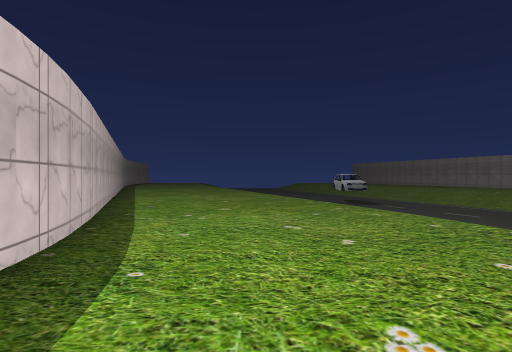
View 1 (above)

24 first-person views from a walk through a scene from a Unity 3-D project. The camera is 1.3 m above the floor, looks level and sees 80° across. The floor is counted in squares, 2 m on a side. Each view is taken from the middle of a square. On the plan, view 1 faces up. The plan holds only what a view shows up to about 10 squares ahead; the rest is blank. The place goes on beyond the plan. The player character is not drawn. Some animated figures are left out. Some surface patterns are stand-ins.

View 2
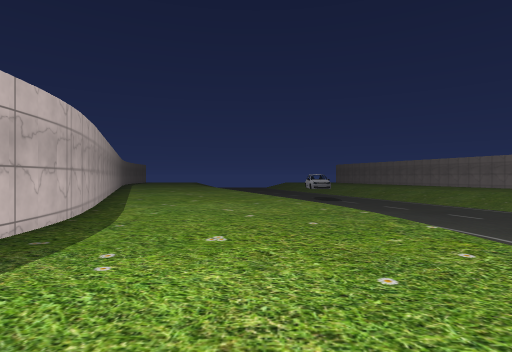

View 3
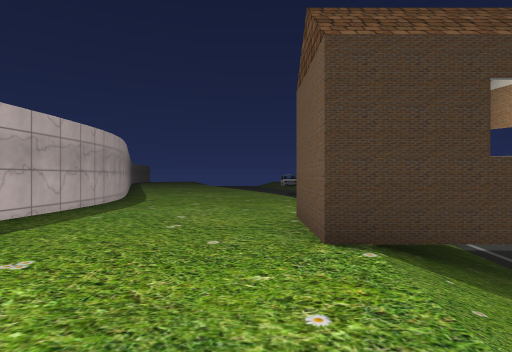

View 4
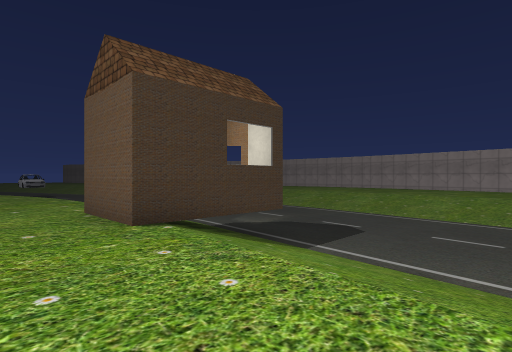

View 5
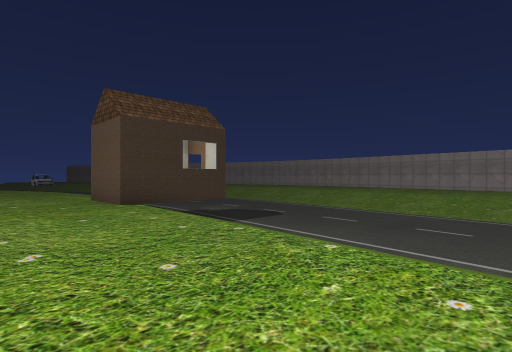

View 6
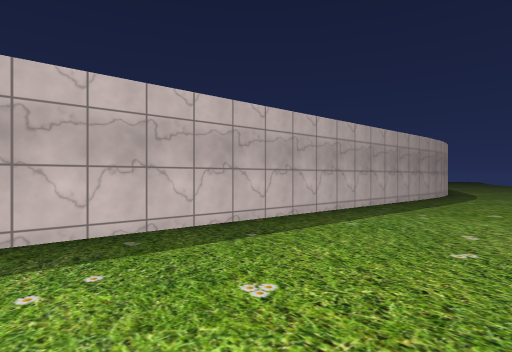

View 7
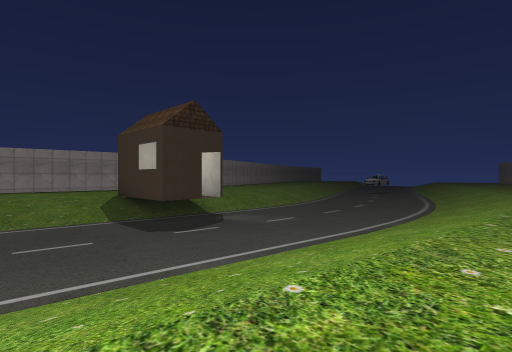

View 8
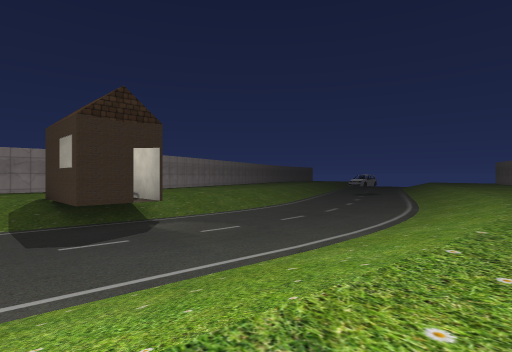

View 9
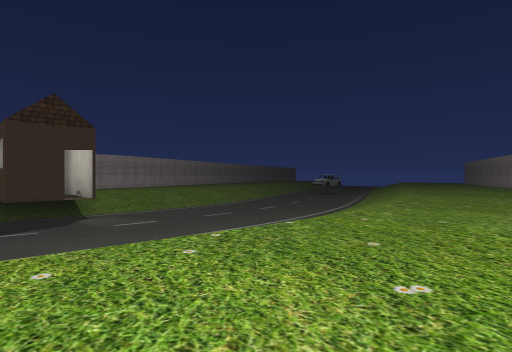

View 10
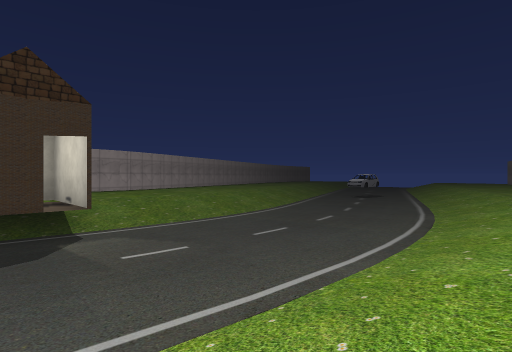

View 11
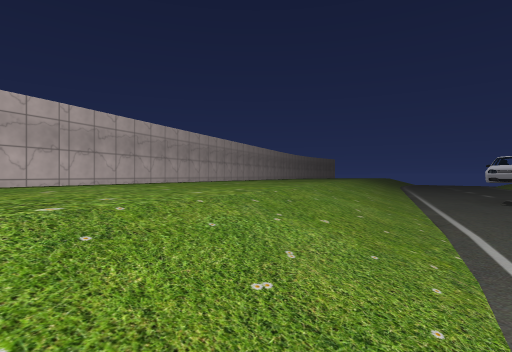

View 12
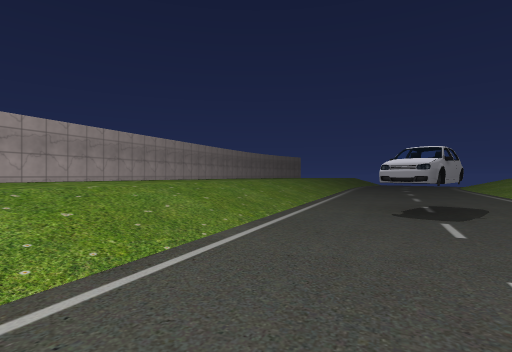

View 13
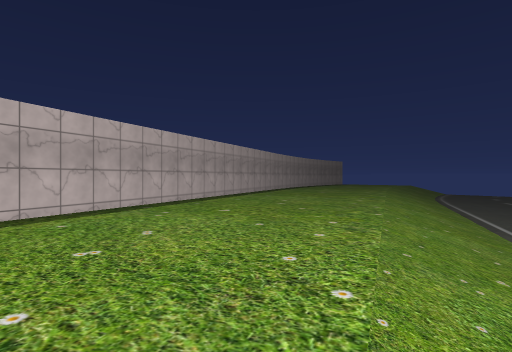

View 14
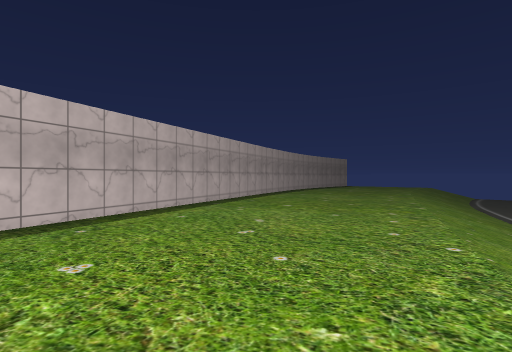

View 15
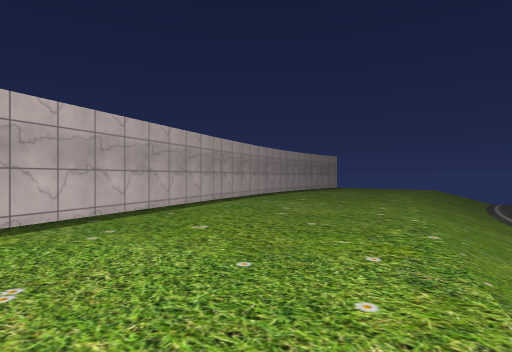

View 16
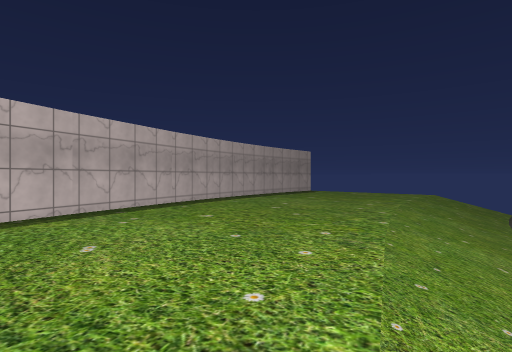

View 17
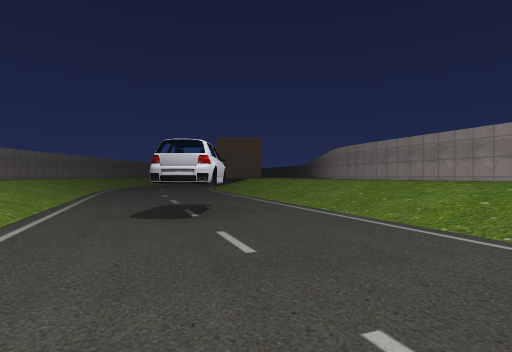

View 18
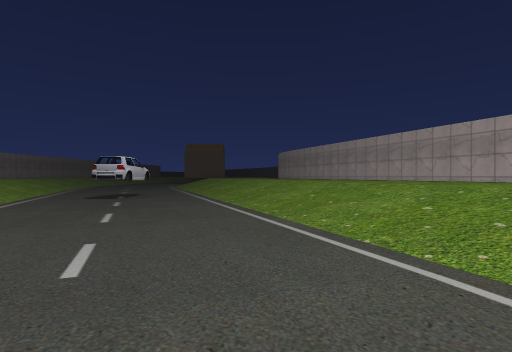

View 19
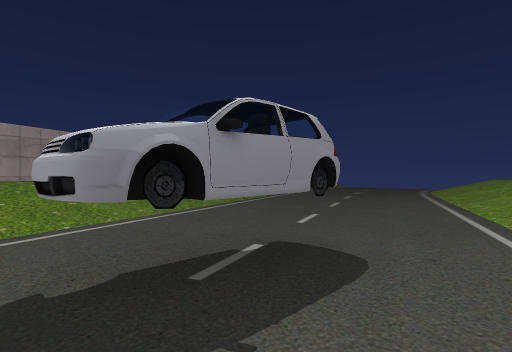

View 20
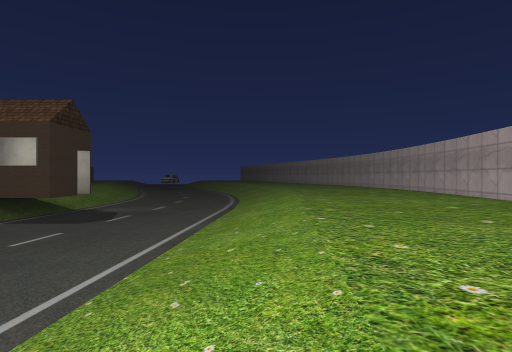

View 21
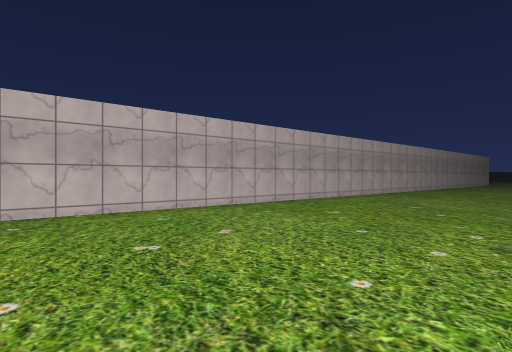

View 22
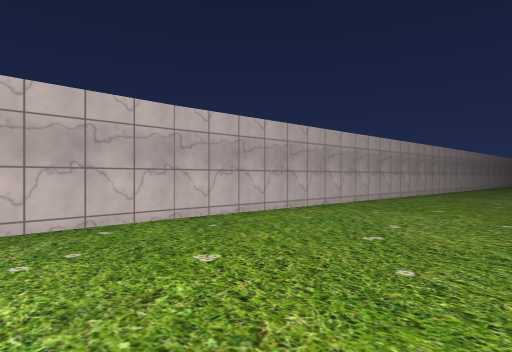

View 23
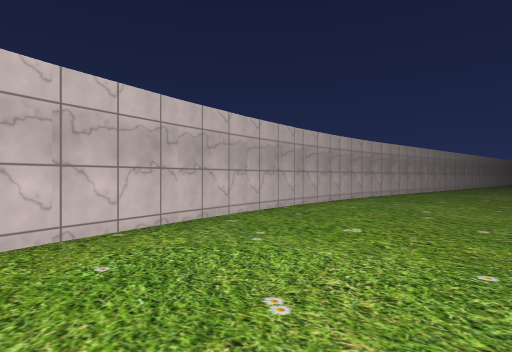

View 24
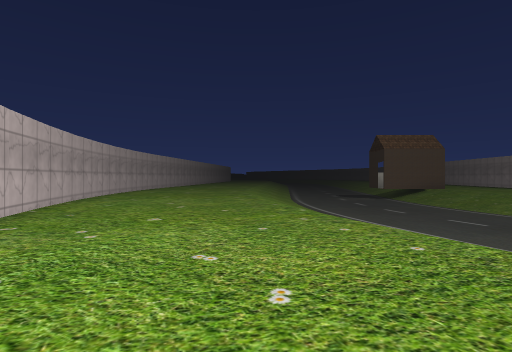

### Floor plan
Key: @ floor where view 1 was taken; # wall or solid block; . main floor; - floor 1 m lower than the main floor; / step, stairs or slope; O other object.
Columns run from 10 left of view 1 to 18 right of it. Each row starts with its distance up from view 1.
 23 #.....//---  -//
 22 ##.....//-----//
 21  #.....//-----//
 20  #.....///-----/
 19  ##.....//-----/
 18   #.....//------
 17   #.....///-----/
 16   ##.....//-----/
 15    #.....//------/
 14    #......//--O--//   .
 13     #.....//--O---/  ...
 12     #.....///-----//.....
 11     ##.....//-----///.....
 10      #.....//------//.....
  9      #......//-----//.....##
  8      ##.....//-----///.....#
  7       #.....///-----//.....#
  6       ##.....//-----//.....#
  5        #.....//-----//.....#
  4        #.....///-----//....##
  3        ##.....//-----//.....#
  2         #.....//-----//.....#
  1         #.....//-----//.....#
  0         #.@...//-----//.....#
 -1         #....###-----//.....#
 -2         #....###-----//.....#
 -3         #....###-----//....##
 -4         #....//-----///....#
 -5        ##....//-----//.....#
 -6        #.....//-----//.....#
 -7        #.....//-----//.....#
 -8        #.....//-----//.....#
 -9        #.....//-----//.....#
-10        #.....//-    //.....#
-11                      / ....#

Where each view was taken, in squares from view 1:
view 1: 0 up, 0 right, facing up
view 2: 2 down, 1 right, facing up
view 3: 6 down, 2 right, facing up
view 4: 7 down, 1 right, facing up-right
view 5: 10 down, 0 right, facing up-right
view 6: 10 down, 1 right, facing up-left
view 7: 7 down, 13 right, facing up-left
view 8: 5 down, 13 right, facing up-left
view 9: 4 down, 15 right, facing up-left
view 10: 3 down, 12 right, facing up-left
view 11: 3 up, 5 right, facing up-left
view 12: 7 up, 6 right, facing up-left
view 13: 7 up, 2 right, facing up-left
view 14: 10 up, 0 right, facing up-left
view 15: 13 up, 1 left, facing up-left
view 16: 17 up, 2 left, facing up-left
view 17: 19 up, 3 right, facing down
view 18: 23 up, 0 right, facing down
view 19: 12 up, 6 right, facing up-left
view 20: 11 down, 11 right, facing up
view 21: 1 down, 12 right, facing down-right
view 22: 1 up, 13 right, facing down-right
view 23: 8 up, 13 right, facing down-right
view 24: 14 up, 12 right, facing down
